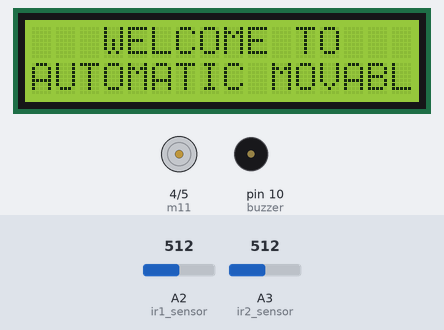
This sketch was run on a simulated Arduino Mega 2560, built with avr-gcc and run on an emulated ATmega2560. Shown: 16×2 character LCD, motor-driver pin pairs drawn as motors (green arrow = first pin HIGH = forward, orange = second pin HIGH = backward, longer = more drive), buzzer (waves = sounding, pin HIGH). The test bench sets the inputs (shaded band); at power-on: A2 (ir1_sensor) = 512, A3 (ir2_sensor) = 512. WiFi joins after 1.5 s; servers stay silent unless stated; uploads are accepted with an empty reply; what the sketch prints to the serial monitor is not drawn.

Above: at 6.4 s.
At 9.2 s:
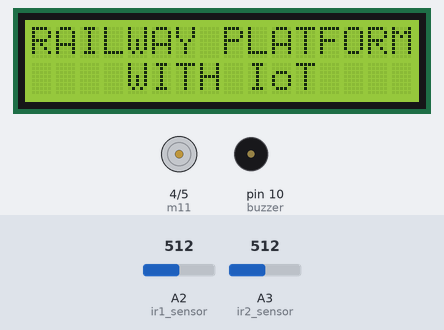
9.3 s: A2 (ir1_sensor) set to 593
10.8 s: A2 (ir1_sensor) set to 614
At 12.2 s:
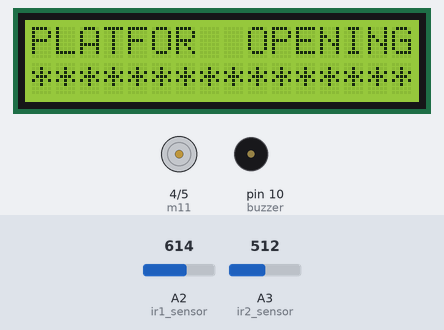
16.8 s: A3 (ir2_sensor) set to 589
19.7 s: A3 (ir2_sensor) set to 609
At 20.3 s:
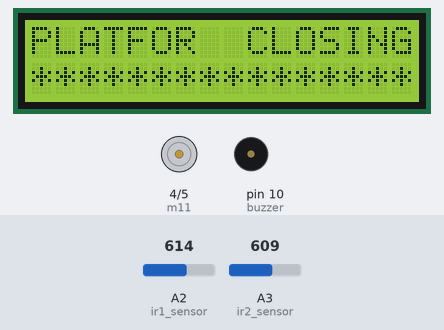
25.7 s: A2 (ir1_sensor) set to 590
28.4 s: A2 (ir1_sensor) set to 610
At 32.0 s:
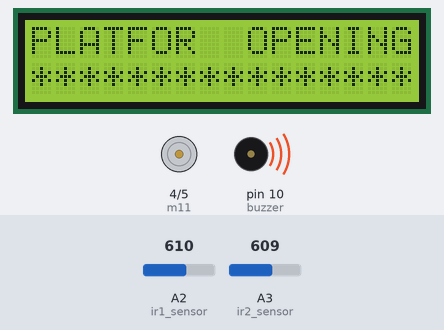
Timing chart, 0 to 32.4 s (numbered marks = the images above; inputs shaded):
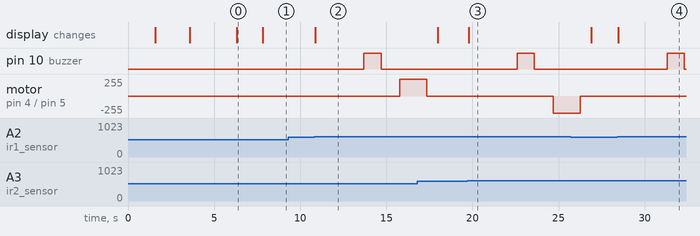

Measured:
- the behaviour switches between 600 and 601 on A2 (ir1_sensor) (found by bisection; images 1 and 2)
- the behaviour switches between 600 and 601 on A3 (ir2_sensor) (found by bisection; images 2 and 3)
- after the input at 9.3 s, every drawn part: stays the same
- after the input at 10.8 s, pin 10 (buzzer): LOW → HIGH after 2.9 s, → LOW 1.0 s later; motor on pin 4 (m11) / pin 5 (m12): stopped → forward 255/255 after 5.0 s; the display: changes after 0.07 s (image 2)
- after the input at 19.7 s, pin 10 (buzzer): LOW → HIGH after 2.9 s, → LOW 1.0 s later; motor on pin 4 (m11) / pin 5 (m12): stopped → backward 255/255 after 5.0 s; the display: changes after 0.07 s (image 3)
- after the input at 28.4 s, pin 10 (buzzer): LOW → HIGH after 2.9 s, → LOW 1.0 s later; the display: changes after 0.08 s (image 4)
- what the display in image 0 shows lasts 1.5 s, from 6.3 s to 7.8 s

The sketch:

movable_railway_plotform_iot_ace.ino
```cpp
/*
  WiFiEsp example: WebClient

  This sketch connects to google website using an ESP8266 module to
  perform a simple web search.

  For more details see: http://yaab-arduino.blogspot.com/p/wifiesp-example-client.html
*/
//http://projectsiot.xyz/IoTProjects/MovableRailway/pfupload.php?a=U
// http://projectsiot.xyz/IoTProjects/MovableRailway/pfstatus.php

#include "WiFiEsp.h"
#include<String.h>
#include <LiquidCrystal.h>


// Emulate Serial1 on pins 6/7 if not present
#ifndef HAVE_HWSERIAL1
#include "SoftwareSerial.h"
SoftwareSerial Serial1(8, 9); // RX, TX
#endif

LiquidCrystal lcd (A0,A1,A2,A3,A4,A5);

#define ir1_sensor 2
#define ir2_sensor 3
#define m11 4
#define m12 5
#define buzzer 10
#define rled A2
#define gled A3

unsigned int previous_status = 0;
unsigned int present_status = 0;
unsigned int ir1 = 0;
unsigned int ir2 = 0;
unsigned int flag = 0;
void forward ()
{
  digitalWrite(m11,HIGH);
  digitalWrite(m12,LOW);
  delay(50);
}
void backward ()
{
  digitalWrite(m11,LOW);
  digitalWrite(m12,HIGH);
  delay(50);
}
void stop_motor ()
{
   digitalWrite(m11,LOW);
  digitalWrite(m12,LOW);
  delay(50);
}

void beep()
{
  digitalWrite(buzzer, HIGH);
  delay(1000);
  digitalWrite(buzzer, LOW);
  delay(100);
}

char ssid[] = "project12";            // your network SSID (name)
char pass[] = "project123456";        // your network password
int status = WL_IDLE_STATUS;     // the Wifi radio's status

char server[] = "projectsiot.xyz";
char server1[] = "sms.scubedigi.com";

String A = "GET /IoTProjects/MovableRailway/pfupload.php?a=";
String Z = " HTTP/1.1";
String msg = "GET /api.php?username=Mydreamacd&password=Mydre@m123&to=";
// "GET /api.php?username=Mydreamacd&password=Mydre@m123&to=9652490222&from=MYDREM&message=WELCOME%20MESSAGE HTTP/1.1"
String iot = "\0";
String bulk = "\0";


// 9652490222&from=MYDREM&message=person1%20detected"

// Initialize the Ethernet client object
WiFiEspClient client;

void setup()
{
  // initialize serial for debugging
  Serial.begin(9600);

  lcd.begin(16, 2);


lcd.clear ();
lcd.setCursor (0,0);
lcd.print ("   WELCOME TO   ");
lcd.setCursor (0,1);
lcd.print ("AUTOMATIC MOVABLE");
delay (1500);

lcd.clear ();
lcd.setCursor (0,0);
lcd.print ("RAILWAY PLATFORM");
lcd.setCursor (0,1);
lcd.print ("    WITH IoT    ");
delay(2000);

lcd.clear ();
lcd.setCursor (0,0);
lcd.print (" CONNECTING  TO ");
lcd.setCursor (0,1);
lcd.print ("    WI - FI     ");
delay(1000);

pinMode(ir1_sensor,INPUT);
pinMode(ir2_sensor,INPUT);
pinMode(buzzer,OUTPUT);
pinMode(rled,OUTPUT);
pinMode(gled,OUTPUT);
pinMode(m11,OUTPUT);
pinMode(m12,OUTPUT);

  digitalWrite(rled, LOW);
  digitalWrite(gled, LOW);

  // initialize serial for ESP module
  Serial1.begin(9600);
  // initialize ESP module
  WiFi.init(&Serial1);

  // check for the presence of the shield
  if (WiFi.status() == WL_NO_SHIELD) {
    Serial.println(F("WiFi shield not present"));
    // don't continue
    while (true);
  }

  // attempt to connect to WiFi network
  while ( status != WL_CONNECTED) {
    Serial.print(F("Attempting to connect to WPA SSID: "));
    Serial.println(ssid);
    // Connect to WPA/WPA2 network
    status = WiFi.begin(ssid, pass);
  }

  // you're connected now, so print out the data
  Serial.println(F("You're connected to the network"));


    Serial.println(F("sending data ---1 "));
    Serial.println(F("Starting connection to server..."));
    // if you get a connection, report back via serial
    if (client.connect(server, 80)) {
      Serial.println(F("Connected to server"));
      // Make a HTTP request
      client.println("GET /IoTProjects/MovableRailway/pfupload.php?a=U HTTP/1.1");
      client.println("Host: projectsiot.xyz");
      client.println("Connection: close");
      client.println();
    }
    client.flush();
     client.stop();
  /*
    /////////////////////////////////////////
    ////////// initial message .......
    Serial.println(F("Starting connection to SMS server..."));
    delay(2000);

    // if you get a connection, report back via serial
    if (client.connect(server1, 80)) {
      Serial.println(F("Connected to server"));
      // Make a HTTP request
      client.println("GET /api.php?username=Mydreamacd&password=Mydre@m123&to=9652490222&from=MYDREM&message=KIT%20STARTED HTTP/1.1");
      client.println("Host: sms.scubedigi.com");
      client.println("Connection: close");
      client.println();
    }
    //client.flush();
    //  client.stop();
*/

lcd.clear ();
lcd.setCursor (0,0);
lcd.print ("   WELCOME TO   ");
lcd.setCursor (0,1);
lcd.print ("AUTOMATIC MOVABLE");
delay (1500);

lcd.clear ();
lcd.setCursor (0,0);
lcd.print ("RAILWAY PLATFORM");
lcd.setCursor (0,1);
lcd.print ("    WITH IoT    ");
delay(200);

Serial.println(F("PLEASE SHOW CARD "));
}

void loop()
{


  ir1 = analogRead (ir1_sensor);
   ir2 = analogRead (ir2_sensor);
Serial.print(F("ir1 = ")); Serial.println(ir1);
Serial.print(F("ir2 = ")); Serial.println(ir2);
delay(50);

if ((ir1>600)&&(flag==0))
{
flag = 1;

 lcd.clear ();
lcd.setCursor (0,0);
lcd.print ("PLATFOR  OPENING");
lcd.setCursor (0,1);
lcd.print ("*****************");
delay (500);
/*
//*************  0 - BALANCE **********************

  // if the server's disconnected, stop the client
  if (!client.connected()) {
    Serial.println(F("Disconnecting from server..."));
    client.stop();

    // do nothing forevermore
    //while (true);
  }

   client.stop();
  client.flush();
for(int x = 0; x<2; x++)
{
  delay(1000);
  Serial.println(x,DEC);
}
    Serial.println(F("Starting connection to server..."));
  // if you get a connection, report back via serial
  if (client.connect(server1, 80)) {
    Serial.println(F("Connected to server"));
    // Make a HTTP request

 // Serial.print(F("q == ")); Serial.println(q);
    client.println(msg+"9652490222"+"&from=MYDREM&message="+"PLATFORM%20IS%20OPEN"+Z);

    client.println("Host: sms.scubedigi.com");
    client.println("Connection: close");
    client.println();

  }
// *****************************************
        delay(2000);
*/
        // str = A+"A"+B+"0"+C+String(amount)+D+"N"+Z;
        iot = A + 'Y' + Z;

        Serial.println(iot);
        sndit ();

       beep(); delay(1000);
forward ();
delay(1500);
stop_motor ();
delay(600);

 lcd.clear ();
lcd.setCursor (0,0);
lcd.print (" PLATFOR OPENED ");
lcd.setCursor (0,1);
lcd.print ("*****************");
delay (500);

}
else if ((ir2>600)&&(flag==1))
{
flag = 0;

 lcd.clear ();
lcd.setCursor (0,0);
lcd.print ("PLATFOR  CLOSING ");
lcd.setCursor (0,1);
lcd.print ("*****************");
delay (500);
/*
//*************  0 - BALANCE **********************

  // if the server's disconnected, stop the client
  if (!client.connected()) {
    Serial.println(F("Disconnecting from server..."));
    client.stop();

    // do nothing forevermore
    //while (true);
  }

   client.stop();
  client.flush();
for(int x = 0; x<2; x++)
{
  delay(1000);
  Serial.println(x,DEC);
}
    Serial.println(F("Starting connection to server..."));
  // if you get a connection, report back via serial
  if (client.connect(server1, 80)) {
    Serial.println(F("Connected to server"));
    // Make a HTTP request

 // Serial.print(F("q == ")); Serial.println(q);
    client.println(msg+"9652490222"+"&from=MYDREM&message="+"PLATFORM%20IS%20CLOSE"+Z);

    client.println("Host: sms.scubedigi.com");
    client.println("Connection: close");
    client.println();

  }
// *****************************************
        delay(2000);
*/
        // str = A+"A"+B+"0"+C+String(amount)+D+"N"+Z;
        iot = A + 'N' + Z;

        Serial.println(iot);
        sndit ();

      beep();  delay(1000);
backward ();
delay(1500);
stop_motor ();
delay(600);

 lcd.clear ();
lcd.setCursor (0,0);
lcd.print (" PLATFOR CLOSED ");
lcd.setCursor (0,1);
lcd.print ("*****************");
delay (500);

}


}// loop

void sndit ()
{

  Serial.print(F("A = ")); Serial.println(iot);

  // if the server's disconnected, stop the client
  if (!client.connected()) {
    Serial.println(F("Disconnecting from server..."));
    client.stop();

    // do nothing forevermore
    //while (true);
  }
  client.stop();
  client.flush();

  for (int x = 0; x < 2; x++)
  {
    delay(1000);
    Serial.println(x, DEC);
  }
  Serial.println(F("Starting connection to server..."));
  // if you get a connection, report back via serial
  if (client.connect(server, 80)) {
    Serial.println(F("Connected to server"));
    // Make a HTTP request

    //client.println("GET /IoTProjects/TollBooth/tollbooth.php?a=A&b=5&c=6&d=3 HTTP/1.1");

    client.println(iot);

    client.println("Host: projectsiot.xyz");
    client.println("Connection: close");
    client.println();
    iot = "\0";
  }

}
```
